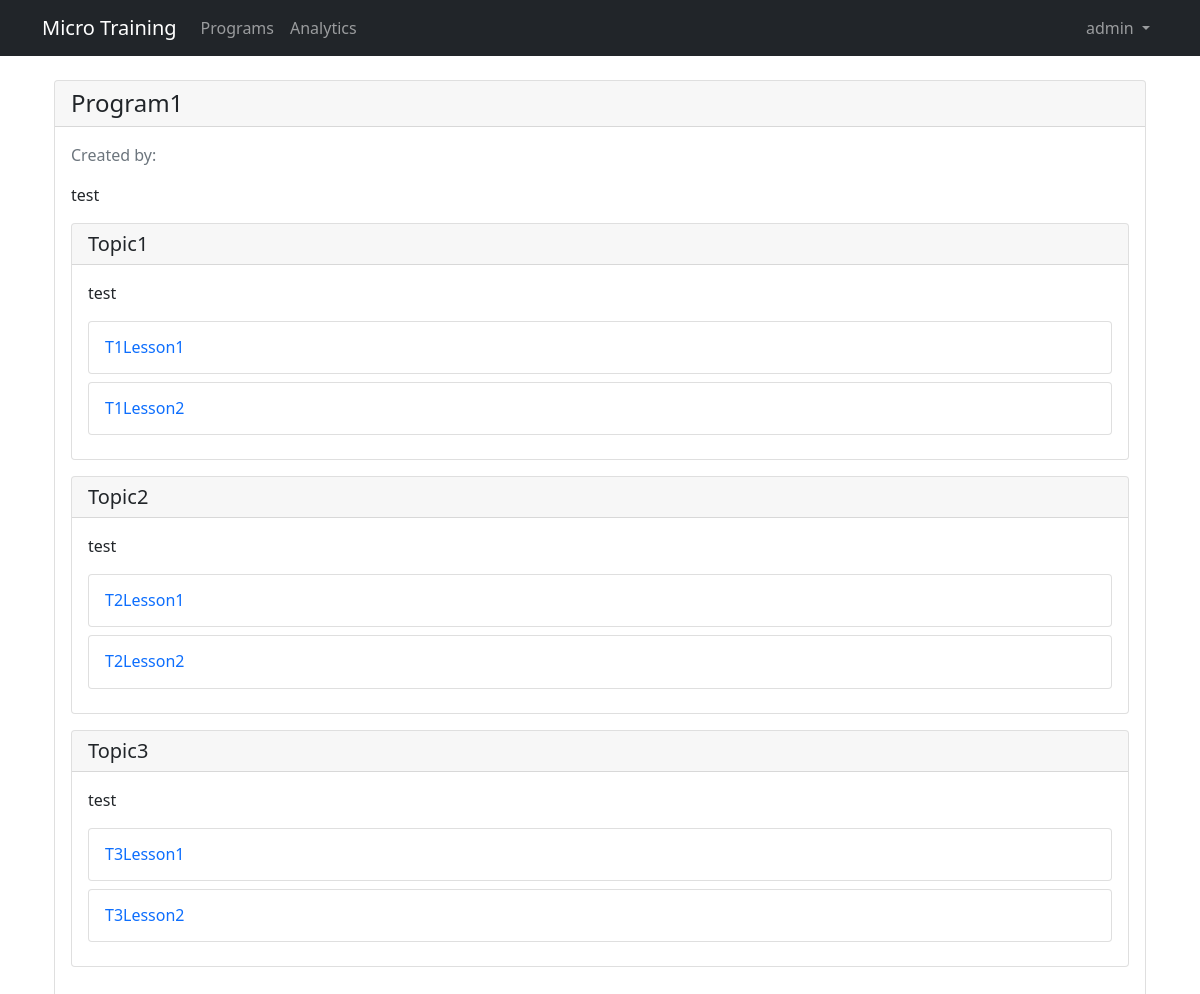
The page /courses/program/1/ (signed in) on the database its author committed.
### accounts/models.py (models this page shows, shortened)
class User(AbstractUser):
    is_manager = models.BooleanField(
        default=False,
        verbose_name='is_manager'
    )
    department = models.CharField(
        max_length=100,
        blank=True,  # 允许为空
        verbose_name='Department'
    )
    class Meta:
        db_table = 'users'
        verbose_name = 'User'
        verbose_name_plural = 'Users'

### courses/models.py (models this page shows, shortened)
class Program(models.Model):
    title = models.CharField(max_length=200)
    description = models.TextField()
    created_at = models.DateTimeField(auto_now_add=True)
    updated_at = models.DateTimeField(auto_now=True)
    created_by = models.ForeignKey(
        settings.AUTH_USER_MODEL,
        on_delete=models.CASCADE,
        related_name='created_programs',
        null=True,
        blank=True
    )
    enrolled_users = models.ManyToManyField(
        settings.AUTH_USER_MODEL,
        through='Enrollment',
        related_name='enrolled_programs',
        through_fields=('program', 'user')
    )

class Topic(models.Model):
    program = models.ForeignKey(Program, on_delete=models.CASCADE, related_name='topics')
    title = models.CharField(max_length=200)
    description = models.TextField()
    order = models.IntegerField(default=0)
    class Meta:
        ordering = ['order']

class Lesson(models.Model):
    topic = models.ForeignKey(Topic, on_delete=models.CASCADE, related_name='lessons')
    title = models.CharField(max_length=200)
    content = models.TextField()
    video_url = models.URLField(blank=True, null=True)
    order = models.IntegerField(default=0)
    class Meta:
        ordering = ['order']

### courses/views.py (the view, shortened to what this page needs)
# urls.py: path('program/<int:pk>/', views.ProgramDetailView.as_view(), name='program_detail'),
class ProgramDetailView(LoginRequiredMixin, DetailView):
    model = Program
    template_name = 'courses/program_detail.html'
    def get_context_data(self, **kwargs):
        context = super().get_context_data(**kwargs)
        context['is_manager'] = self.request.user.is_manager
        context['is_owner'] = self.object.created_by == self.request.user
        if self.request.user.is_manager:
            context['topics'] = self.object.topics.all()
        return context

### courses/templates/courses/program_detail.html (shortened to what this page needs)
{% extends "base.html" %}
{% load crispy_forms_tags %}
{% block content %}
<div class="container mt-4">
    <div class="card">
        <div class="card-header d-flex justify-content-between align-items-center">
            <h4 class="mb-0">{{ program.title }}</h4>
        </div>
        <div class="card-body">
            <p class="text-muted">Created by: {{ program.created_by.username }}</p>
            <p>{{ program.description }}</p>
            {% if is_manager %}
                {% for topic in topics %}
                <div class="card mb-3">
                    <div class="card-header d-flex justify-content-between align-items-center">
                        <h5 class="mb-0">{{ topic.title }}</h5>
                    </div>
                    <div class="card-body">
                        <p>{{ topic.description }}</p>
                        {% for lesson in topic.lessons.all %}
                        <div class="card mb-2">
                            <div class="card-body">
                                <div class="d-flex justify-content-between align-items-center">
                                    <h6 class="mb-0">
                                        <a href="{% url 'courses:lesson_detail' lesson.pk %}" class="text-decoration-none">
                                            {{ lesson.title }}
                                        </a>
                                    </h6>
                                </div>
                            </div>
                        </div>
                        {% endfor %}
                    </div>
                </div>
                {% empty %}
                <p class="text-muted">No topics added yet.</p>
                {% endfor %}
            {% endif %}
        </div>
    </div>
</div>
<link href="https://cdnjs.cloudflare.com/ajax/libs/font-awesome/5.15.4/css/all.min.css" rel="stylesheet">
{% endblock %}

### templates/base.html (shortened to what this page needs)
{% load static %}
<!DOCTYPE html>
<html lang="en">
<head>
    <link href="https://cdn.jsdelivr.net/npm/bootstrap@5.1.3/dist/css/bootstrap.min.css" rel="stylesheet">
</head>
<body>
    <nav class="navbar navbar-expand-lg navbar-dark bg-dark">
        <div class="container">
            <a class="navbar-brand" href="{% url 'home' %}">Micro Training</a>
            <div class="collapse navbar-collapse" id="navbarNav">
                <ul class="navbar-nav me-auto">
                    {% if user.is_authenticated %}
                    <li class="nav-item">
                        <a class="nav-link" href="{% url 'courses:program_list' %}">Programs</a>
                    </li>
                    <li class="nav-item">
                        {% if user.is_manager %}
                        <a class="nav-link" href="{% url 'analytics:manager_dashboard' %}">Analytics</a>
                        {% else %}
                        <a class="nav-link" href="{% url 'analytics:user_dashboard' %}">Analytics</a>
                        {% endif %}
                    </li>
                    {% endif %}
                </ul>
                <ul class="navbar-nav">
                    {% if user.is_authenticated %}
                    <li class="nav-item dropdown">
                        <a class="nav-link dropdown-toggle" href="#" id="userDropdown" role="button" data-bs-toggle="dropdown">
                            {{ user.username }}
                        </a>
                    </li>
                    {% endif %}
                </ul>
            </div>
        </div>
    </nav>
    <div class="container mt-4">
        {% block content %}
        {% endblock %}
    </div>
</body>
</html>

### rows shown on the page
User: username "admin"
Program: title "Program1", description "test"
Topic: title "Topic1", description "test"
Lesson: title "T1Lesson1"
Lesson: title "T1Lesson2"
Topic: title "Topic2", description "test"
Lesson: title "T2Lesson1"
Lesson: title "T2Lesson2"
Topic: title "Topic3", description "test"
Lesson: title "T3Lesson1"
Lesson: title "T3Lesson2"
